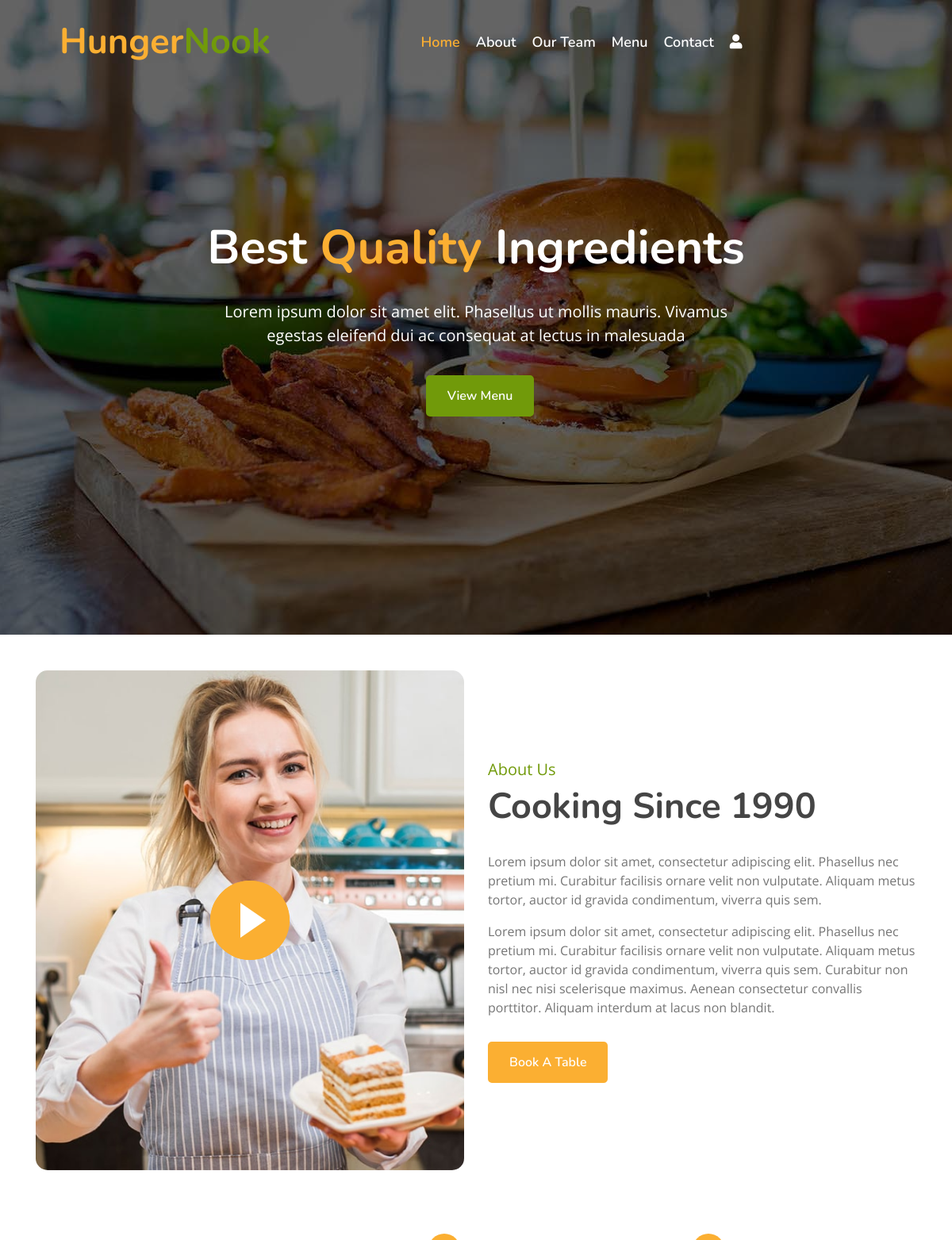
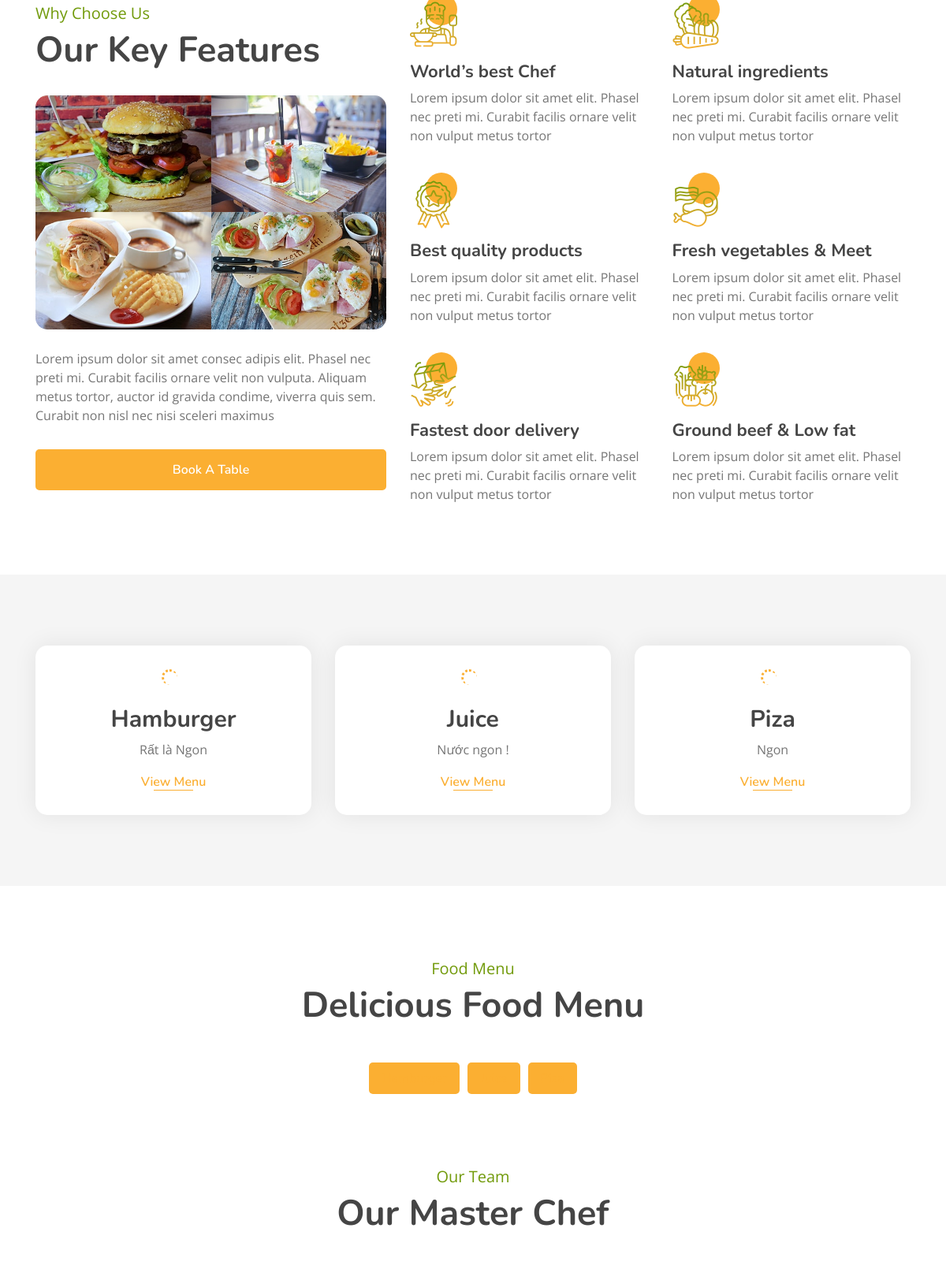
The page / (upper part) on the database its author committed (2 pictures, top to bottom).
### myapp/models.py (models this page shows, shortened)
class Category(models.Model):
    name = models.CharField(max_length=100, unique=True)
    image = models.ImageField(upload_to="categories/%Y/%m/%d")
    icon = models.CharField(max_length=50, blank=True)
    description = models.TextField()
    added_on = models.DateTimeField(auto_now_add=True)
    updated_on = models.DateTimeField(auto_now=True)

### myapp/views.py (the view)
# urls.py: path('',views.index,name="index"),
def index(request):
    context ={}
    cats = Category.objects.all().order_by('name')
    context['categories'] = cats
    dishes = []
    for cat in cats:
        dishes.append({
            'cat_id':cat.id,
            'cat_name':cat.name,
            'cat_img':cat.image,
            'items':list(cat.dish_set.all().values())
        })
    context['menu'] = dishes
    return render(request,'index.html', context)

### template/index.html (shortened to what this page needs)
{% extends "base.html" %}
{% block content %}
<div class="carousel">
    <div class="container-fluid">
        <div class="owl-carousel">
            <div class="carousel-item">
                <div class="carousel-img">
                    <img src="/static/img/carousel-1.jpg" alt="Image">
                </div>
                <div class="carousel-text">
                    <h1>Best <span>Quality</span> Ingredients</h1>
                    <p>
                        Lorem ipsum dolor sit amet elit. Phasellus ut mollis mauris. Vivamus egestas eleifend dui ac
                        consequat at lectus in malesuada
                    </p>
                    <div class="carousel-btn">
                        <a class="btn custom-btn" href="">View Menu</a>
                    </div>
                </div>
            </div>
        </div>
    </div>
</div>
<div class="about">
    <div class="container">
        <div class="row align-items-center">
            <div class="col-lg-6">
                <div class="about-img">
                    <button type="button" class="btn-play" data-toggle="modal"
                        data-src="https://www.youtube.com/embed/DWRcNpR6Kdc" data-target="#videoModal">
                        <span></span>
                    </button>
                </div>
            </div>
            <div class="col-lg-6">
                <div class="about-content">
                    <div class="section-header">
                        <p>About Us</p>
                        <h2>Cooking Since 1990</h2>
                    </div>
                    <div class="about-text">
                        <p>
                            Lorem ipsum dolor sit amet, consectetur adipiscing elit. Phasellus nec pretium mi. Curabitur
                            facilisis ornare velit non vulputate. Aliquam metus tortor, auctor id gravida condimentum,
                            viverra quis sem.
                        </p>
                        <p>
                            Lorem ipsum dolor sit amet, consectetur adipiscing elit. Phasellus nec pretium mi. Curabitur
                            facilisis ornare velit non vulputate. Aliquam metus tortor, auctor id gravida condimentum,
                            viverra quis sem. Curabitur non nisl nec nisi scelerisque maximus. Aenean consectetur
                            convallis porttitor. Aliquam interdum at lacus non blandit.
                        </p>
                        <a class="btn custom-btn" href="">Book A Table</a>
                    </div>
                </div>
            </div>
        </div>
    </div>
</div>
<div class="feature">
    <div class="container">
        <div class="row">
            <div class="col-lg-5">
                <div class="section-header">
                    <p>Why Choose Us</p>
                    <h2>Our Key Features</h2>
                </div>
                <div class="feature-text">
                    <div class="feature-img">
                        <div class="row">
                            <div class="col-6">
                                <img src="/static/img/feature-1.jpg" alt="Image">
                            </div>
                            <div class="col-6">
                                <img src="/static/img/feature-2.jpg" alt="Image">
                            </div>
                            <div class="col-6">
                                <img src="/static/img/feature-3.jpg" alt="Image">
                            </div>
                            <div class="col-6">
                                <img src="/static/img/feature-4.jpg" alt="Image">
                            </div>
                        </div>
                    </div>
                    <p>
                        Lorem ipsum dolor sit amet consec adipis elit. Phasel nec preti mi. Curabit facilis ornare velit
                        non vulputa. Aliquam metus tortor, auctor id gravida condime, viverra quis sem. Curabit non nisl
                        nec nisi sceleri maximus
                    </p>
                    <a class="btn custom-btn" href="">Book A Table</a>
                </div>
            </div>
            <div class="col-lg-7">
                <div class="row">
                    <div class="col-sm-6">
                        <div class="feature-item">
                            <i class="flaticon-cooking"></i>
                            <h3>World’s best Chef</h3>
                            <p>
                                Lorem ipsum dolor sit amet elit. Phasel nec preti mi. Curabit facilis ornare velit non
                                vulput metus tortor
                            </p>
                        </div>
                    </div>
                    <div class="col-sm-6">
                        <div class="feature-item">
                            <i class="flaticon-vegetable"></i>
                            <h3>Natural ingredients</h3>
                            <p>
                                Lorem ipsum dolor sit amet elit. Phasel nec preti mi. Curabit facilis ornare velit non
                                vulput metus tortor
                            </p>
                        </div>
                    </div>
                </div>
                <div class="row">
                    <div class="col-sm-6">
                        <div class="feature-item">
                            <i class="flaticon-medal"></i>
                            <h3>Best quality products</h3>
                            <p>
                                Lorem ipsum dolor sit amet elit. Phasel nec preti mi. Curabit facilis ornare velit non
                                vulput metus tortor
                            </p>
                        </div>
                    </div>
                    <div class="col-sm-6">
                        <div class="feature-item">
                            <i class="flaticon-meat"></i>
                            <h3>Fresh vegetables & Meet</h3>
                            <p>
                                Lorem ipsum dolor sit amet elit. Phasel nec preti mi. Curabit facilis ornare velit non
                                vulput metus tortor
                            </p>
                        </div>
                    </div>
                </div>
                <div class="row">
                    <div class="col-sm-6">
                        <div class="feature-item">
                            <i class="flaticon-courier"></i>
                            <h3>Fastest door delivery</h3>
                            <p>
                                Lorem ipsum dolor sit amet elit. Phasel nec preti mi. Curabit facilis ornare velit non
                                vulput metus tortor
                            </p>
                        </div>
                    </div>
                    <div class="col-sm-6">
                        <div class="feature-item">
                            <i class="flaticon-fruits-and-vegetables"></i>
                            <h3>Ground beef & Low fat</h3>
                            <p>
                                Lorem ipsum dolor sit amet elit. Phasel nec preti mi. Curabit facilis ornare velit non
                                vulput metus tortor
                            </p>
                        </div>
                    </div>
                </div>
            </div>
        </div>
    </div>
</div>
<div class="food">
    <div class="container">
        <div class="row align-items-center">
            {% for cat in categories %}
            <div class="col-md-4">
                <div class="food-item">
                    <h2>{{cat.name}}</h2>
                    <p>
                        {{cat.description}}
                    </p>
                    <a href="{% url 'all_dishes' %}?q={{cat.id}}">View Menu</a>
                </div>
            </div>
            {% endfor %}
        </div>
    </div>
</div>
<div class="menu">
    <div class="container">
        <div class="section-header text-center">
            <p>Food Menu</p>
            <h2>Delicious Food Menu</h2>
        </div>
        <div class="menu-tab">
            <ul class="nav nav-pills justify-content-center">
                {% for category in menu %}
                <li class="nav-item">
                    <a class="nav-link" data-toggle="pill" href="#c-{{category.cat_id}}">{{category.cat_name}}</a>
                </li>
                {% endfor %}
            </ul>
            <div class="tab-content">
            </div>
        </div>
    </div>
</div>
<div class="team">
    <div class="container">
        <div class="section-header text-center">
            <p>Our Team</p>
            <h2>Our Master Chef</h2>
        </div>
    </div>
</div>
{% endblock content %}

### rows shown on the page
Category: name "Hamburger", description "Rất là Ngon"
Category: name "Juice", description "Nước ngon !"
Category: name "Piza", description "Ngon"
